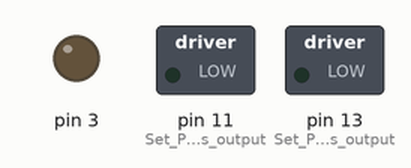
This sketch was run on a simulated Arduino Uno, built with avr-gcc and run on an emulated ATmega328P. Parts: switched loads named in the sketch (green lamp = pin HIGH), output pins drawn as LEDs (lit = HIGH).

Above: at 0.05 s.
At 7.75 s:
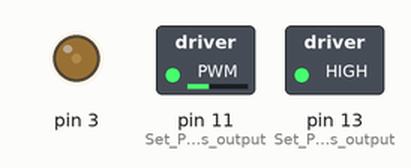
At 15.5 s:
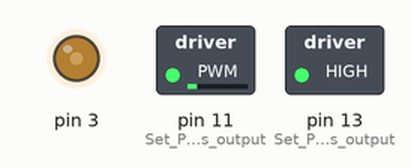
Timing chart, 0 to 17.8 s (numbered marks = the images above):
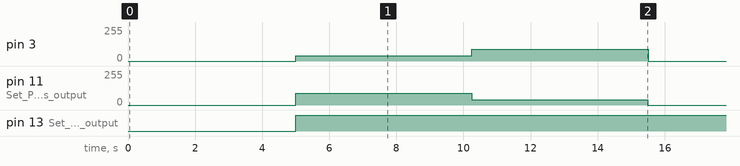

The sketch:

1_Figure8.ino
```cpp
// Robot setup
void setup() {
  // Motor Set Up
  pinMode(13, OUTPUT);  // Set Pin 13 as output
  pinMode(11, OUTPUT);  // Set Pin 11 as output
}

// Main loop - runs repeatedly
void loop() {
  delay(5000);            // Wait for 5 seconds
  figureEight();          // Perform the figure eight pattern
  stopMotors();           // Stop the motors
}

// Figure eight function - makes the robot move in a figure-eight pattern
void figureEight(){
  forwardTurn(90,40);     // Turn forward with left motor speed 90 and right motor speed 40
  delay(5250);            // Wait for 5.25 seconds
  forwardTurn(40,90);     // Turn forward with left motor speed 40 and right motor speed 90
  delay(5250);            // Wait for 5.25 seconds
}

// Drive Functions
// Forward turn function - turns the robot while moving forward
// leftspeed and rightspeed control the speed of the left and right motors.
void forwardTurn(int leftspeed, int rightspeed){
  digitalWrite(13, HIGH);  // Turn on Pin 13 (move forward)
  digitalWrite(12, HIGH);  // Turn on Pin 12 (move forward)
  analogWrite(11, leftspeed);  // Set speed for left motor
  analogWrite(3, rightspeed);    // Set speed for right motor
}

// Stop the motors
void stopMotors(){
  analogWrite(11, 0);  // Set motor speed to 0 (this stops the motor)
  analogWrite(3, 0);  // Set motor speed to 0 (this stops the motor)
}
```

Measured:
- by itself, pin 3: repeats every 15.5 s: 90/255 5.3 s, 0/255 5.0 s, 40/255 5.3 s
- by itself, pin 11 (Set_Pin_11_as_output): repeats every 15.5 s: 40/255 5.3 s, 0/255 5.0 s, 90/255 5.3 s
- by itself, pin 13 (Set_Pin_13_as_output): LOW → HIGH at 5.0 s
